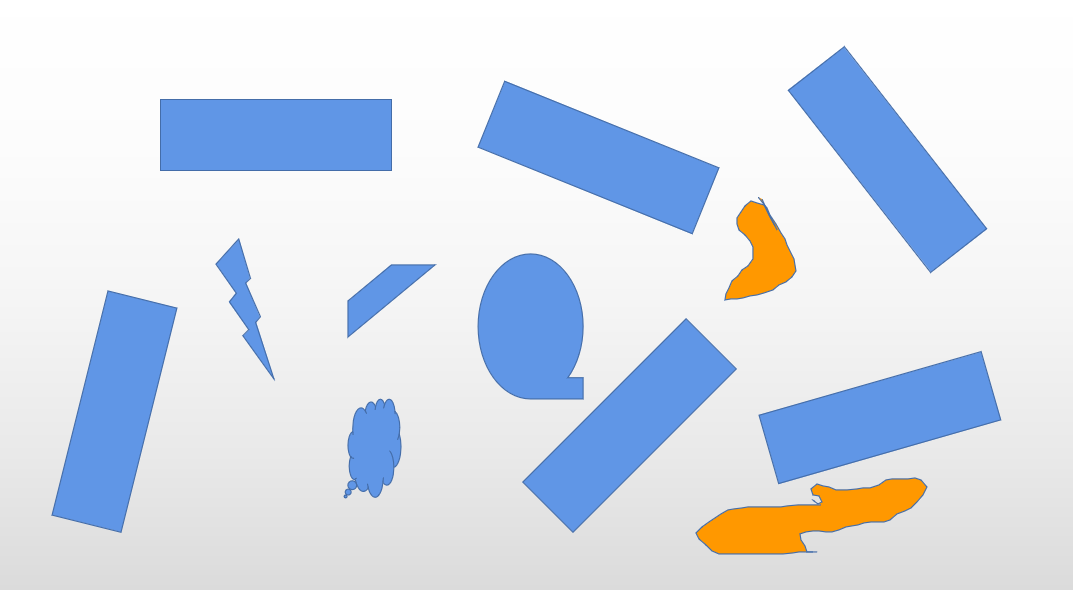
#> input picture BasedOnPython/OpenCV/Principal Axis/20210123011911.png, 1073 x 590 px
$ python code.py
#> lines starting #> are read from the running program, lines starting #| are printed output that depends on the picture; after the words box and inside, x2 and y2 are one past the last pixel; in counts of white or black regions, pixels touching at a corner belong together
from __future__ import print_function
from __future__ import division
import cv2 as cv
import numpy as np
from math import atan2, cos, sin, sqrt, pi


def drawAxis(img, p_, q_, colour, scale):
    p = list(p_)
    q = list(q_)

    angle = atan2(p[1] - q[1], p[0] - q[0])  # angle in radians
    hypotenuse = sqrt((p[1] - q[1]) * (p[1] - q[1]) + (p[0] - q[0]) * (p[0] - q[0]))
    # Here we lengthen the arrow by a factor of scale
    q[0] = p[0] - scale * hypotenuse * cos(angle)
    q[1] = p[1] - scale * hypotenuse * sin(angle)
    cv.line(img, (int(p[0]), int(p[1])), (int(q[0]), int(q[1])), colour, 1, cv.LINE_AA)
    # create the arrow hooks
    p[0] = q[0] + 9 * cos(angle + pi / 4)
    p[1] = q[1] + 9 * sin(angle + pi / 4)
    cv.line(img, (int(p[0]), int(p[1])), (int(q[0]), int(q[1])), colour, 1, cv.LINE_AA)
    p[0] = q[0] + 9 * cos(angle - pi / 4)
    p[1] = q[1] + 9 * sin(angle - pi / 4)
    cv.line(img, (int(p[0]), int(p[1])), (int(q[0]), int(q[1])), colour, 1, cv.LINE_AA)


def getOrientation(pts, img):
    '''
    pts:单个轮廓
    img:彩色图像，用于显示
    '''
    sz = len(pts)
    data_pts = np.empty((sz, 2), dtype=np.float64)
    for i in range(data_pts.shape[0]):
        data_pts[i, 0] = pts[i, 0, 0]
        data_pts[i, 1] = pts[i, 0, 1]
    # Perform PCA analysis
    mean = np.empty((0))
    mean, eigenvectors, eigenvalues = cv.PCACompute2(data_pts, mean)
    # Store the center of the object
    cntr = (int(mean[0, 0]), int(mean[0, 1]))

    cv.circle(img, cntr, 3, (255, 0, 255), 2)
    p1 = (cntr[0] + 0.02 * eigenvectors[0, 0] * eigenvalues[0, 0], cntr[1] + 0.02 * eigenvectors[0, 1] * eigenvalues[0, 0])
    p2 = (cntr[0] - 0.02 * eigenvectors[1, 0] * eigenvalues[1, 0], cntr[1] - 0.02 * eigenvectors[1, 1] * eigenvalues[1, 0])
    cv.circle(img, (int(p1[0]), int(p1[1])), 3, (0, 0, 255), 2)
    cv.circle(img, (int(p2[0]), int(p2[1])), 3, (255, 0, 0), 2)
    drawAxis(img, cntr, p1, (0, 0, 255), 1)
    drawAxis(img, cntr, p2, (255, 0, 0), 2)
    # orientation in radians
    angle = atan2(eigenvectors[0, 1], eigenvectors[0, 0])

    cv.putText(img, F'{angle:.3}', cntr, cv.FONT_HERSHEY_SIMPLEX, 0.8, (155, 136, 254), 2)
    m = cv.getRotationMatrix2D(cntr, angle * 180 / pi, 1)

    newp = np.ndarray((sz, 1, 2), dtype=np.int32)
    for i, p in enumerate(data_pts):
        px = p[0] * m[0, 0] + p[1] * m[0, 1] + m[0, 2]
        py = p[0] * m[1, 0] + p[1] * m[1, 1] + m[1, 2]
        newp[i, 0, 0] = int(px)
        newp[i, 0, 1] = int(py)

    rect = cv.boundingRect(newp)
    rrect = ((rect[0] + 0.5*rect[2], rect[1] + 0.5 * rect[3]), (rect[2], rect[3]), 0)
    points = cv.boxPoints(rrect)

    m = cv.getRotationMatrix2D(cntr, -angle * 180 / pi, 1)
    newp = list()
    for i, p in enumerate(points):
        px = p[0] * m[0, 0] + p[1] * m[0, 1] + m[0, 2]
        py = p[0] * m[1, 0] + p[1] * m[1, 1] + m[1, 2]
        newp.append((px, py))

    return newp, rect


src = cv.imread('20210123011911.png')
#> src is the input picture: shape (590, 1073, 3); mean B, G, R 234.5, 222, 213.5
if src is None:
    exit(0)

gray = cv.cvtColor(src, cv.COLOR_BGR2GRAY)
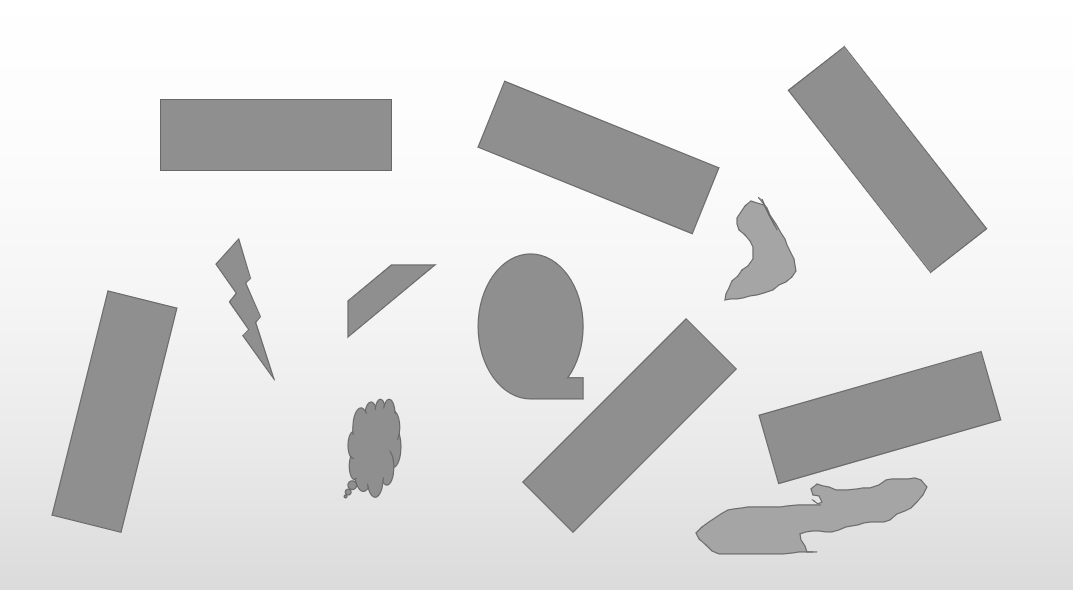
#> gray: shape (590, 1073); min 104, max 255, mean 220.9
_, bw = cv.threshold(gray, 50, 255, cv.THRESH_BINARY | cv.THRESH_OTSU)
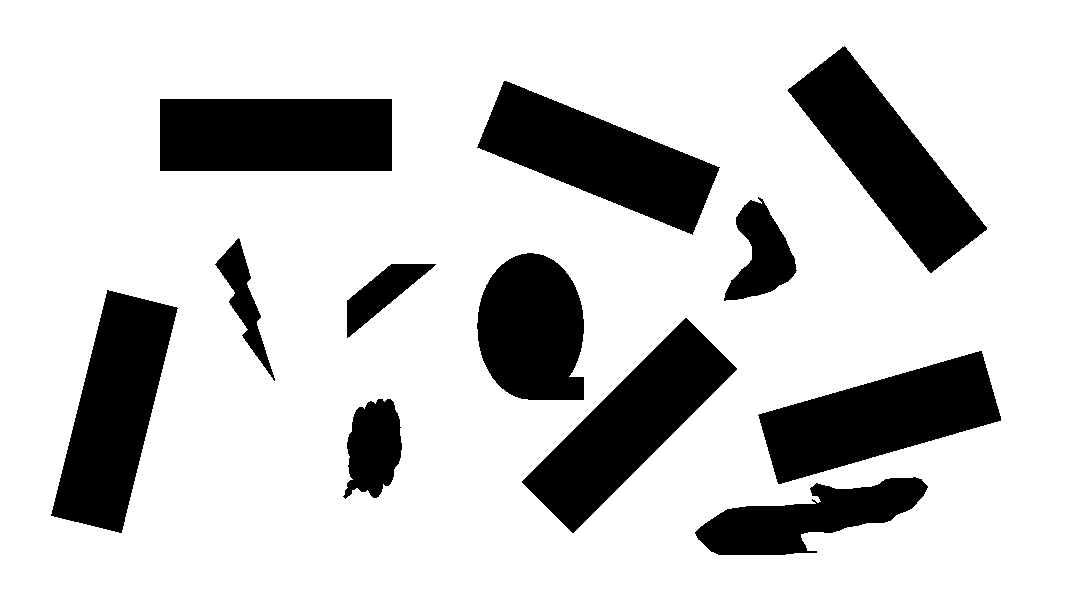
#> bw: shape (590, 1073); 78.5% white; 12 black regions
contours, _ = cv.findContours(bw, cv.RETR_LIST, cv.CHAIN_APPROX_NONE)
#> contours = 13 contours; largest, box (x1, y1, x2, y2) and area: (0, 0, 1073, 590) 631408, (757, 350, 1002, 485) 17163, (521, 317, 738, 534) 17159, (50, 289, 179, 534) 17156, (476, 80, 721, 236) 17116
for i, c in enumerate(contours):
    area = cv.contourArea(c)
    if area < 1e2 or 1e5 < area:
        continue

    newp, rect = getOrientation(c, src)

    for i in range(len(newp)):
        ps = (int(newp[i][0]), int(newp[i][1]))
        pe = (int(newp[(i+1) % 4][0]), int(newp[(i+1) % 4][1]))
        cv.line(src, ps, pe, (0, 255, 0), 2)
        cv.putText(src, str(i), ps, cv.FONT_HERSHEY_SIMPLEX, 0.8, (155, 136, 254), 2)

    src_points = np.ndarray((4, 1, 2), dtype=np.float32)
    for i, p in enumerate(newp):
        src_points[i, 0, 0] = p[0]
        src_points[i, 0, 1] = p[1]

    dst_points = np.array([[0, rect[3]-1], [0, 0], [rect[2]-1, 0], [rect[2]-1, rect[3]-1]], dtype="float32")
    trans = cv.getPerspectiveTransform(src_points, dst_points, cv.DECOMP_LU)
    warped = cv.warpPerspective(src, trans, (rect[2], rect[3]))
    cv.imshow('dst', warped)
    cv.waitKey()
#> this loop made 13 passes
#> (area, sz in getOrientation, mean in getOrientation, eigenvectors in getOrientation, eigenvalues in getOrientation, p1 in getOrientation) on passes 1, 2, 5, 6, 12: (9466, 560, [[811.5, 516.9]], [[0.971, -0.239], [0.239, 0.971]], [4292.2, 453.4], (894.4, 495.5)), (4356, 276, [[371.6, 450.5]], [[-0.226, 0.974], [0.974, 0.226]], [1193, 410.4], (365.6, 473.2)), (17155.5, 593, [[113.9, 411.2]], [[-0.242, 0.97], [0.97, 0.242]], [6685.4, 1134.1], (80.67, 540.7)), (2657.5, 217, [[383.3, 292.4]], [[0.783, -0.622], [0.622, 0.783]], [1281.4, 157], (403.1, 276.1)), (17065, 482, [[887, 159]], [[0.617, 0.787], [0.787, -0.617]], [6687, 1124.2], (968.5, 264.3))
#> (area, sz in getOrientation, mean in getOrientation, eigenvectors in getOrientation, eigenvalues in getOrientation, p1 in getOrientation) on passes 3, 7, 8, 9: (17163, 586, [[879.5, 417.1]], [[0.961, -0.276], [0.276, 0.961]], [6666.6, 1134.9], (1007.2, 380.3)), (13061, 414, [[536.1, 334.2]], [[0.303, 0.953], [0.953, -0.303]], [2758.3, 1554.1], (552.7, 386.6)), (2522, 288, [[247.6, 309]], [[0.288, 0.957], [0.957, -0.288]], [1876.2, 97.29], (257.8, 344.9)), (4138.5, 275, [[757.9, 253.1]], [[-0.131, 0.991], [0.991, 0.131]], [1206, 457.1], (753.9, 276.9))
#> pass 1, `warped = cv.warpPerspective(src, trans, (rect[2], rect[3]))`:
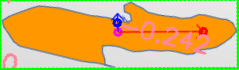
#> warped: shape (70, 239, 3); mean B, G, R 105.3, 183.1, 218.8
#> pass 2, `warped = cv.warpPerspective(src, trans, (rect[2], rect[3]))`:
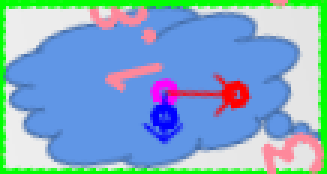
#> warped: shape (58, 109, 3) (shown 3 times larger); mean B, G, R 198, 171.2, 127.7
#> pass 3, `warped = cv.warpPerspective(src, trans, (rect[2], rect[3]))`:
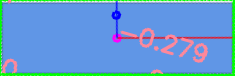
#> warped: shape (76, 235, 3); mean B, G, R 209.6, 154.4, 100
#> after the loop:
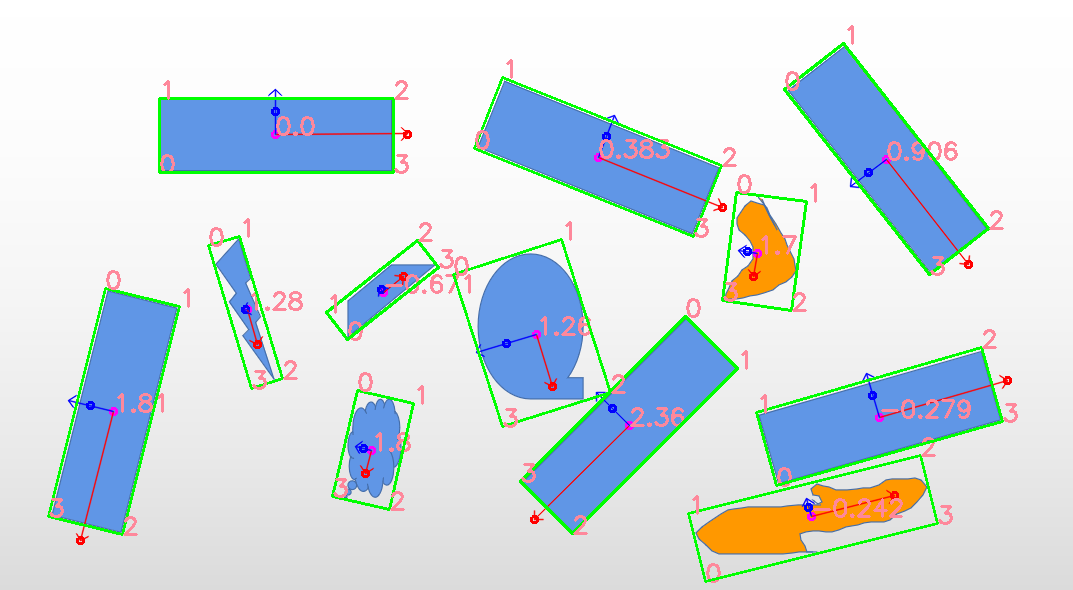
#> src: shape (590, 1073, 3); 5.41% of pixels changed, all inside (x1, y1, x2, y2) = (47, 25, 1018, 583)

cv.imshow('output', src)
cv.waitKey()
cv.destroyAllWindows()

$ run again, with BasedOnPython/OpenCV/Principal Axis/20210123010055.png copied over BasedOnPython/OpenCV/Principal Axis/20210123011911.png
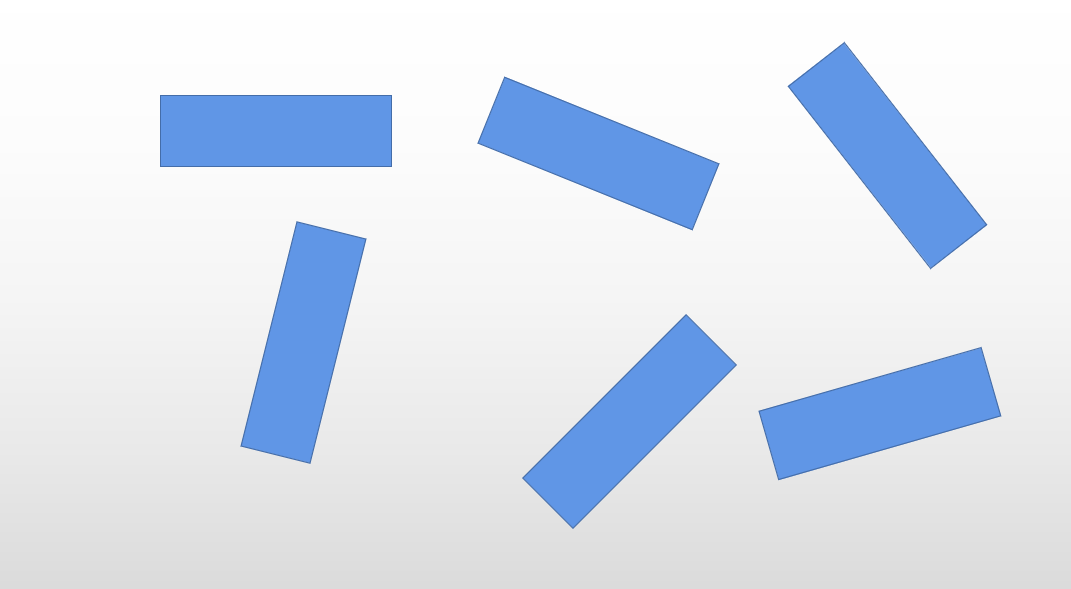
#> input picture BasedOnPython/OpenCV/Principal Axis/20210123010055.png, 1071 x 589 px
#> src is the input picture: shape (589, 1071, 3); mean B, G, R 239.2, 226.6, 218
#> `_, bw = cv.threshold(gray, 50, 255, cv.THRESH_BINARY | cv.THRESH_OTSU)`:
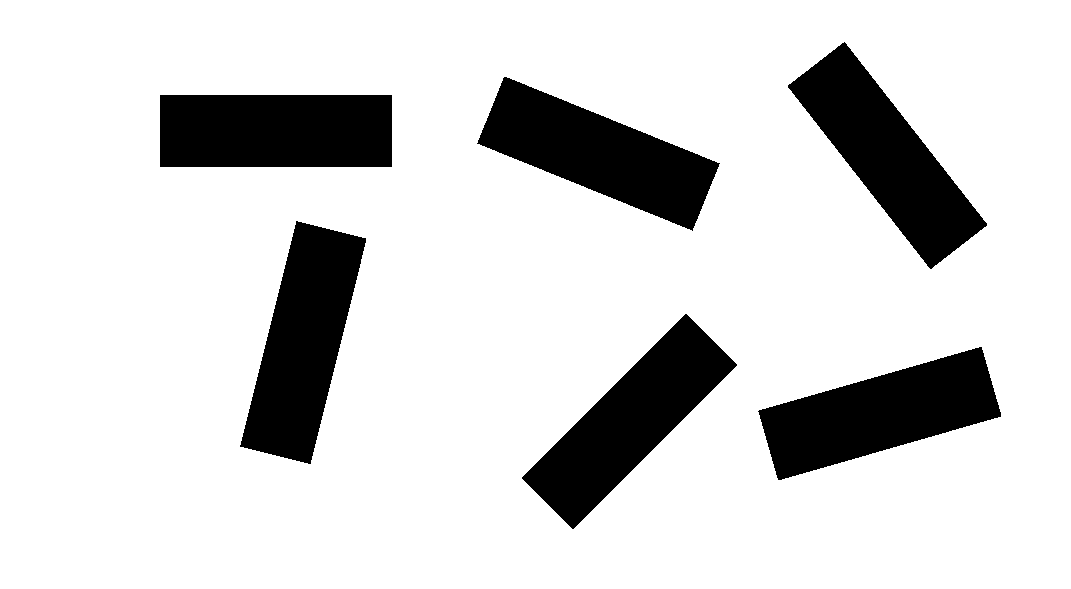
#> bw: shape (589, 1071); 84% white; 6 black regions
#> contours = 7 contours; box (x1, y1, x2, y2) and area: (0, 0, 1071, 589) 629160, (757, 346, 1002, 481) 17161, (521, 313, 738, 530) 17159, (239, 220, 367, 465) 17140, (476, 76, 721, 232) 17112, (787, 41, 988, 270) 17061, (159, 94, 393, 168) 17007
#> the loop `for i, c in enumerate(contours):` made 7 passes
#> (area, sz in getOrientation, mean in getOrientation, eigenvectors in getOrientation, eigenvalues in getOrientation, p1 in getOrientation) on passes 3, 4, 6: (17140.5, 593, [[302.9, 342.2]], [[-0.242, 0.97], [0.97, 0.242]], [6682.8, 1133.1], (269.7, 471.7)), (17007, 608, [[275.5, 130.5]], [[1, 0], [0, 1]], [6637.4, 1119], (407.7, 130)), (17061, 482, [[887, 155]], [[0.617, 0.787], [0.787, -0.617]], [6686.4, 1123.9], (968.5, 260.3))
#> after the loop `for i, c in enumerate(contours):`:
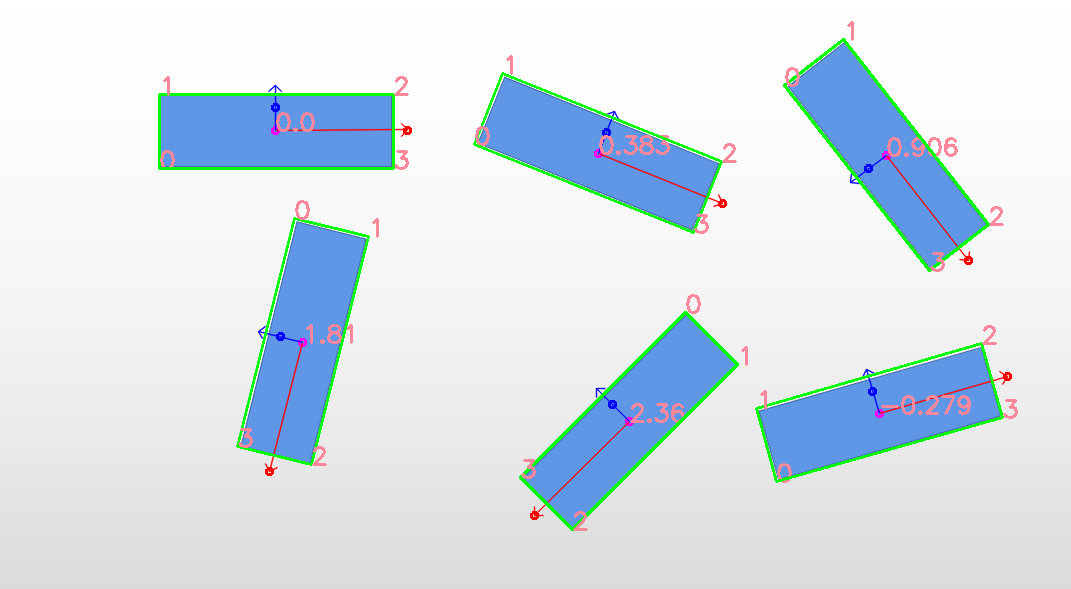
#> src: shape (589, 1071, 3); 3.21% of pixels changed, all inside (x1, y1, x2, y2) = (158, 21, 1018, 531)

$ run again, with BasedOnPython/OpenCV/Principal Axis/SelectShape.png copied over BasedOnPython/OpenCV/Principal Axis/20210123011911.png
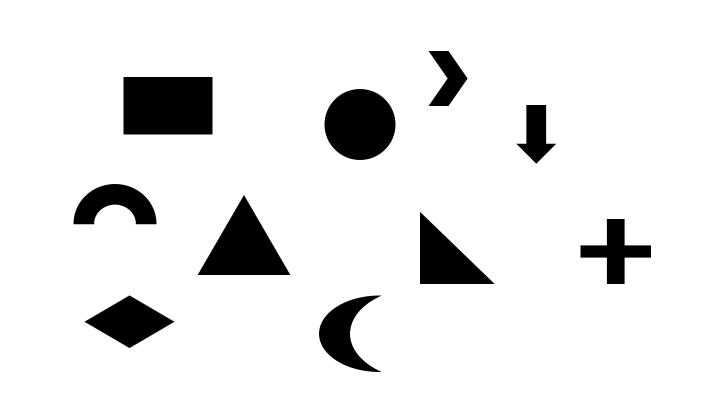
#> input picture BasedOnPython/OpenCV/Principal Axis/SelectShape.png, 1443 x 806 px (shown at 1/2 size)
#> src is the input picture: shape (806, 1443, 3); min 0, max 255, mean 232.2
#> bw: shape (806, 1443); 91.1% white; 10 black regions
#> contours = 11 contours; largest, box (x1, y1, x2, y2) and area: (0, 0, 1443, 806) 1160810, (246, 153, 426, 270) 20762, (648, 177, 792, 321) 16041, (395, 390, 581, 551) 15087, (839, 423, 990, 569) 11010
#> the loop `for i, c in enumerate(contours):` made 11 passes
#> (area, sz in getOrientation, mean in getOrientation, eigenvectors in getOrientation, eigenvalues in getOrientation, p1 in getOrientation) on passes 2 to 4: (9660, 362, [[258.5, 643]], [[1, 0], [0, 1]], [2730.2, 946.3], (312.6, 643)), (7362, 538, [[1231, 502.5]], [[1, 0], [0, 1]], [1443.4, 1299.2], (1259.9, 502)), (11009.5, 443, [[889.8, 519.7]], [[0.731, 0.682], [-0.682, 0.731]], [3618.9, 1214.1], (941.9, 568.4))
#> pass 1, `warped = cv.warpPerspective(src, trans, (rect[2], rect[3]))`:
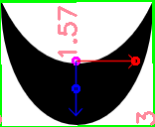
#> warped: shape (127, 155, 3); mean B, G, R 133.2, 144.1, 135.5
#> after the loop `for i, c in enumerate(contours):`:
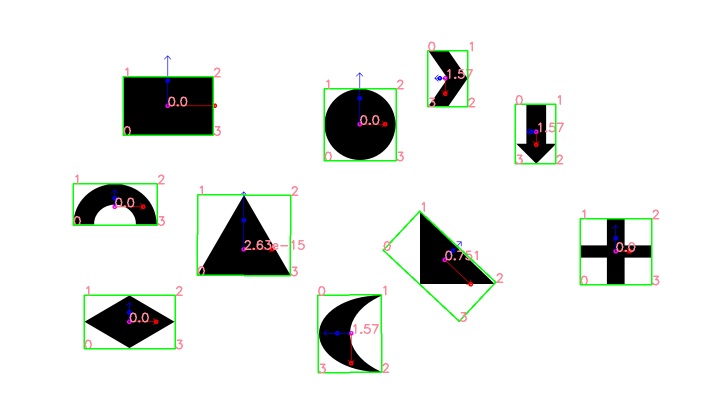
#> src: shape (806, 1443, 3) (shown at 1/2 size); 2.5% of pixels changed, all inside (x1, y1, x2, y2) = (145, 83, 1319, 747)
